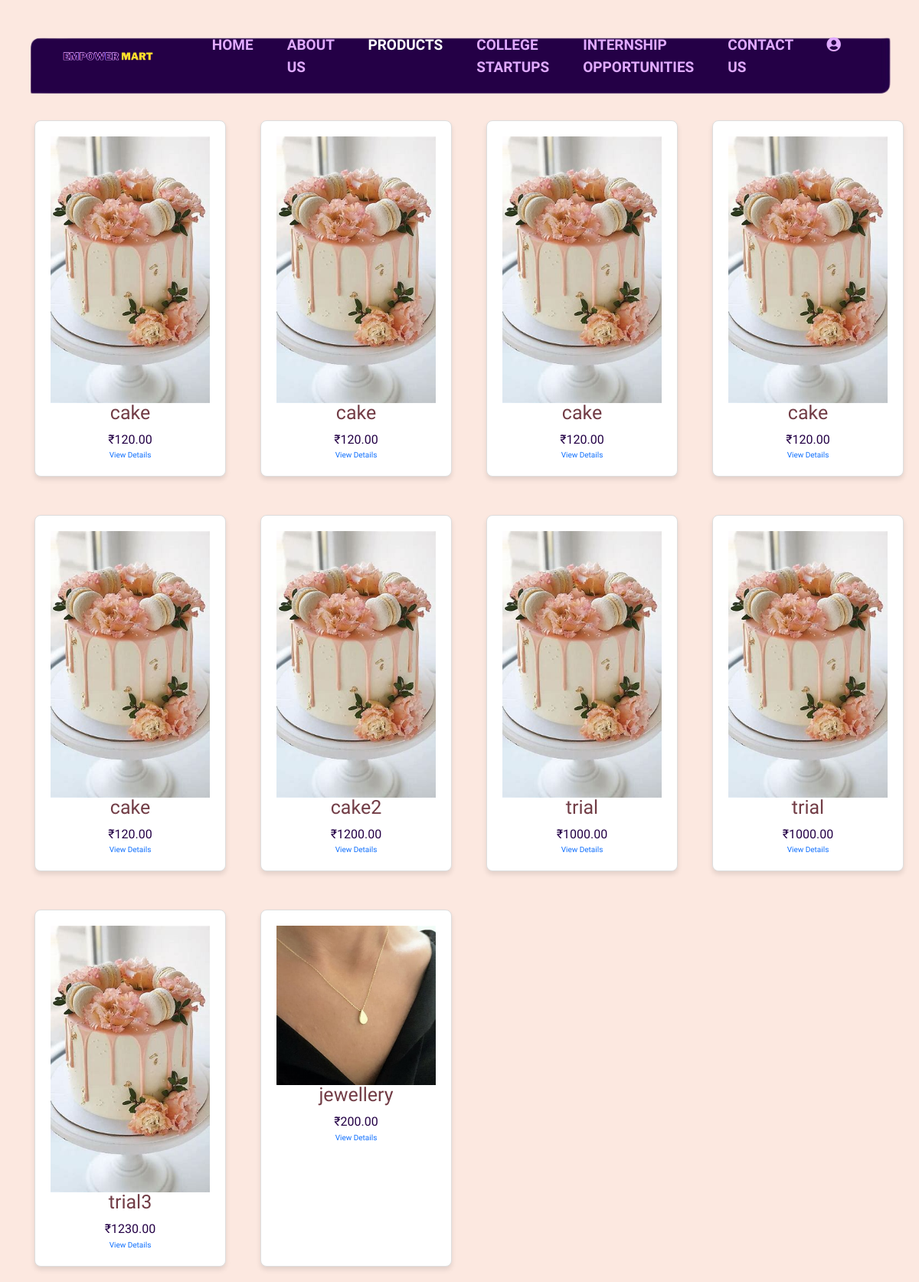
The app's page /product/ (signed in), older data.
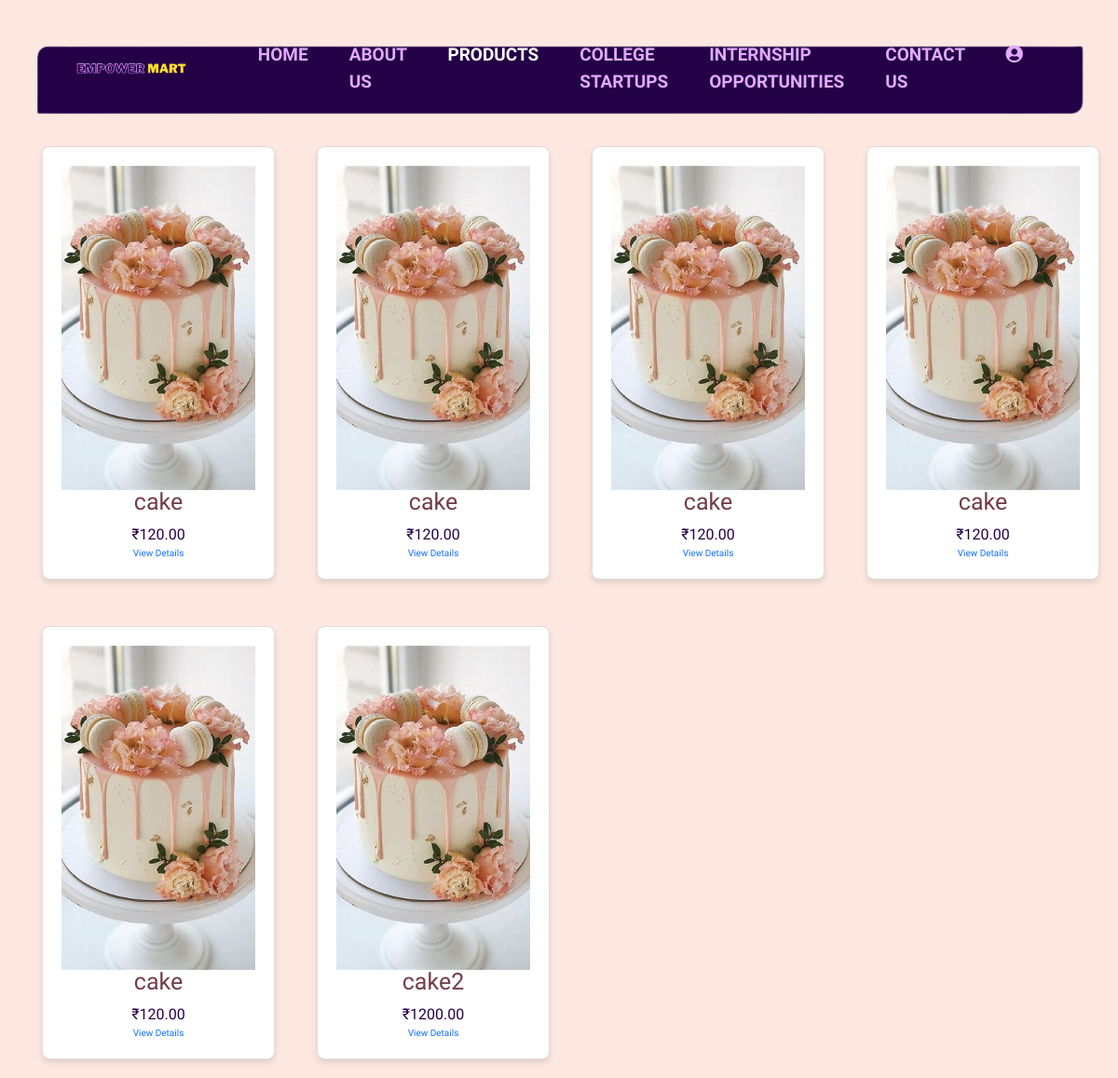
The same page, newer data.
### home/models.py (models this page shows, shortened)
class Product(models.Model):
    Product_Id = models.AutoField(primary_key=True)
    Product_name = models.CharField(max_length=200)
    Price_per_unit = models.DecimalField(max_digits=10, decimal_places=2, null=True, blank=True)
    Product_Description = models.TextField()
    Product_Image = models.ImageField(upload_to='products/')
    business_name = models.ForeignKey('user', on_delete=models.CASCADE)  # Foreign key to the user model

### home/views.py (the view)
# urls.py: path('product/', views.product_list, name='product_list'),
@login_required
def product_list(request):
    products = Product.objects.all()
    return render(request, 'product.html', {'products': products})

### templates/product.html (shortened to what this page needs)
<!DOCTYPE html>
{% load static %}
<html lang="en">
<head>
    <link rel="stylesheet" href="{% static 'css/lightbox.css' %}">
    <link href="https://cdn.jsdelivr.net/npm/bootstrap@5.1.3/dist/css/bootstrap.min.css" rel="stylesheet">
    <link rel="stylesheet" href="https://cdnjs.cloudflare.com/ajax/libs/font-awesome/5.15.4/css/all.min.css" />
    <link rel="stylesheet" type="text/css" href="{% static 'css/style.css' %}">
    <link rel="stylesheet" href="{% static 'css/responsive-style.css' %}">
</head>
<body>
  <header id="full-nav">
    <div class="header">
        <nav class="navbar navbar-expand-lg">
            <a class="navbar-brand" href="#">
                <img src="{% static 'images/logo1.png' %}" alt="Logo" class='logo'>
            </a>
            <div class="collapse navbar-collapse" id="navbarNav">
                <ul class="navbar-nav mx-auto">
                    <li class="nav-item">
                        <a class="nav-link" aria-current="page" href="{% url 'home' %}">Home</a>
                    </li>
                    <li class="nav-item">
                        <a class="nav-link" href="{% url 'about' %}">About Us</a>
                    </li>
                    <li class="nav-item">
                        <a class="nav-link  active" href="#">Products</a>
                    </li>
                    <li class="nav-item">
                        <a class="nav-link" href="{% url 'startup' %}">College Startups</a>
                    </li>
                    <li class="nav-item">
                        <a class="nav-link" href="{% url 'internship' %}">Internship Opportunities</a>
                    </li>
                    <li class="nav-item">
                        <a class="nav-link" href="https://docs.google.com/forms/d/e/1FAIpQLSemODBRhASNpFRlV64wCOltSxSLDR_WBGUQKw6XmJerUi9uJQ/viewform?usp=sf_link">Contact Us</a>
                    </li>
                    <li class="nav-item">
                        <a class="nav-link" href="{% url 'login' %}" title="Login">
                            <i class="fas fa-user-circle"></i>
                        </a>
                    </li>
                </ul>
            </div>
        </nav>
    </div>
  </header>
  <body class="product_page">
    <div class="product-grid">
        {% if products %}
            {% for product in products %}
                <div class="product-card" onclick="window.location.href='{% url 'product_detail' product.Product_Id %}'">
                    <img src="{{ product.Product_Image.url }}" alt="{{ product.Product_name }}" class="product-image">
                    <div class="product-info">
                        <h4>{{ product.Product_name }}</h4>
                        <p>₹{{ product.Price_per_unit }}</p>
                        <a href="{% url 'product_detail' id=product.Product_Id %}">View Details</a>
                    </div>
                </div>
            {% empty %}
                <p>No products available at the moment.</p>
            {% endfor %}
        {% else %}
            <p>No products available at the moment.</p>
        {% endif %}
    </div>
</body>
</body>
</html>

Row changes from the older to the newer data that the page shows:
removed Product: Product_Image (picture), Product_name "trial", Price_per_unit "1000.00"
removed Product: Product_Image (picture), Product_name "trial", Price_per_unit "1000.00"
removed Product: Product_Image (picture), Product_name "trial3", Price_per_unit "1230.00"
removed Product: Product_Image (picture), Product_name "jewellery", Price_per_unit "200.00"
